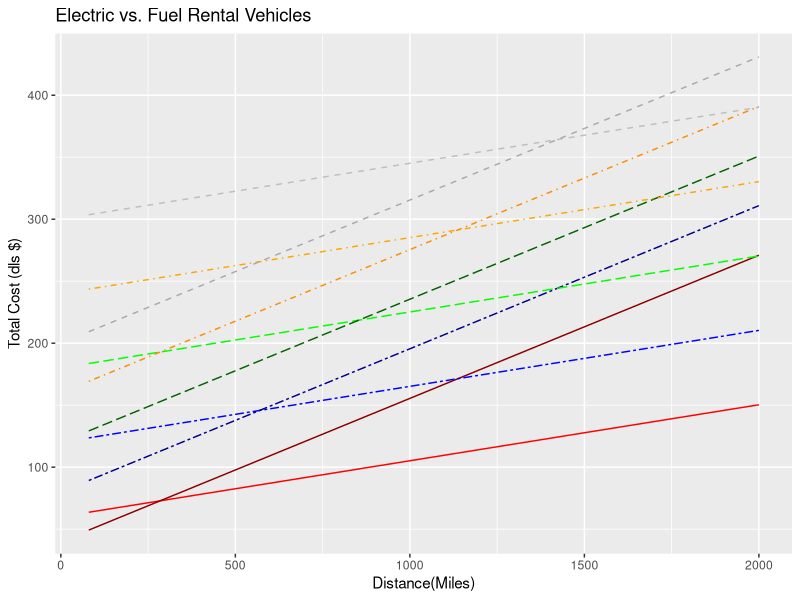

R code for this plot: (Note: this script raises an error after producing the figure.)
## ---- chunk 1
knitr::opts_chunk$set(echo = TRUE)
## ---- chunk 2
library(tidyverse)
## ---- chunk 3

tot_e_cost <- function(tot_days, rent_cost, dist_plan, full_battery_cost, range) {
  tot_e_cost = tot_days * rent_cost + (dist_plan * full_battery_cost)/range
  print(tot_e_cost)
}



## ---- chunk 4
e_cost <- tot_e_cost(tot_days = 3, rent_cost = 60, dist_plan = 105.5, full_battery_cost = 18.29, range = 405)

## ---- chunk 5
tot_fuel_cost <- function(tot_days, rent_cost, dist_plan, full_tank_cost, range) {
  tot_fuel_cost = tot_days * rent_cost + (dist_plan * full_tank_cost)/range
  print(tot_fuel_cost)
        
}
## ---- chunk 6
fuel_cost <- tot_fuel_cost(tot_days = 3, rent_cost = 40, dist_plan = 105.5*2, full_tank_cost = 51.50, range = 446)
## ---- chunk 7

e_day_1 <- tot_e_cost(1,60,seq(from=80, to=2000, by=80), 18.29, 405)
e_day_2 <- tot_e_cost(2,60,seq(from=80, to=2000, by=80), 18.29, 405)
e_day_3 <- tot_e_cost(3,60,seq(from=80, to=2000, by=80), 18.29, 405)
e_day_4 <- tot_e_cost(4,60,seq(from=80, to=2000, by=80), 18.29, 405)
e_day_5 <- tot_e_cost(5,60,seq(from=80, to=2000, by=80), 18.29, 405)
## ---- chunk 8
fuel_day_1 <- tot_fuel_cost(1, 40, seq(from=80, to=2000, by = 80), 51.50, 446)
fuel_day_2 <- tot_fuel_cost(2, 40, seq(from=80, to=2000, by = 80), 51.50, 446)
fuel_day_3 <- tot_fuel_cost(3, 40, seq(from=80, to=2000, by = 80), 51.50, 446)
fuel_day_4 <- tot_fuel_cost(4, 40, seq(from=80, to=2000, by = 80), 51.50, 446)
fuel_day_5 <- tot_fuel_cost(5, 40, seq(from=80, to=2000, by = 80), 51.50, 446)
## ---- chunk 9
comp_1_df <- data.frame(distance = seq(80,2000,80),e1 = e_day_1, f1 = fuel_day_1, e2 = e_day_2, f2 = fuel_day_2, f3 = fuel_day_3, e3 = e_day_3, e4 = e_day_4, f4 = fuel_day_4, e5 = e_day_5, f5 = fuel_day_5)
## ---- chunk 10
ggplot(comp_1_df, aes(x=distance))+
  geom_line(aes(y= e1), color = "red") +
  geom_line(aes(y= f1), color = "darkred") +
  geom_line(aes(y= e2), color = "blue", linetype = "twodash") +
  geom_line(aes(y= f2), color = "darkblue", linetype = "twodash") +
  geom_line(aes(y= e3), color = "green", linetype = "longdash") +
  geom_line(aes(y= f3), color = "darkgreen", linetype = "longdash") +
  geom_line(aes(y= e4), color = "orange", linetype = "dotdash") +
  geom_line(aes(y= f4), color = "darkorange", linetype = "dotdash") +
  geom_line(aes(y= e5), color = "gray", linetype = "dashed") +
  geom_line(aes(y= f5), color = "darkgray", linetype = "dashed") +
  labs(title = "Electric vs. Fuel Rental Vehicles", x = "Distance(Miles)", y= "Total Cost (dls $)") + 
  scale_color_manual(name = "lines")
## ---- chunk 11

#EQUIATION FOR E1
# y = mx + b
# m = (y2 -y1) / (x2 - x1)

# Calculate m
m_e5 <- (comp_1_df$e5[[2]]-comp_1_df$e5[[1]]) / (comp_1_df$distance[[2]]- comp_1_df$distance[[1]] )
m_e5

# Calculate b of point 1 (80, 64.5)
b_e5 <- comp_1_df$e5[[1]] - (m_e1 * comp_1_df$distance[[1]]) 
b_e5

## ---- chunk 12
b_electric <- ((1 * 60) + (0 * 18.29)/405) - (0.04516049 * ((1 * 60) + (0 * 18.29)/405))

b_electric
## ---- chunk 13

#EQUIATION FOR F1
# y = mx + b
# m = (y2 -y1) / (x2 - 11)

# Calculate m
m_f1 <- (comp_1_df$f1[[2]]-comp_1_df$f1[[1]]) / (comp_1_df$distance[[2]]- comp_1_df$distance[[1]])
m_f1

# Calculate b of point 2 (80, 51.54)
b_f1 <- comp_1_df$f1[[1]] - (m_f1 * comp_1_df$distance[[1]]) 
b_f1
## ---- chunk 14

#Electric line
# e1 equation: y = m_e1 * x + b_e1
# system equation = -m_e1 * x + y = b_e1

#Fuel line
# f1 equation: y = m_f1 * x + b_f1
# system equation = -m_f1 * x + y = b_f1


A <- rbind(c(-m_e1, 1), c(-m_f1, 1))
B <- c(60, 40)

solve(A,B)

## ---- chunk 15
# Question: how can you extrapolate a line given by points to infinate limits ??
ggplot(data = comp_1_df, aes(x = distance)) + 
  geom_line(aes(y=e1)) +
  xlim(-10,10) + 
  ylim(-10,100)
## ---- chunk 16
price_delta(3, 60, 105.5*2, 18.29,405,40,51.50,446)
## ---- chunk 17
slope_fuel <- (((1 * 40) + ((10000 * 51.50)/446)) - ((1 * 40) + (0 * 51.50)/446)) / 10000
## ---- chunk 18
A <- rbind(c(-m_e1, 1), c(-slope_fuel, 1))
B <- c(100,40)

results <- solve(A,B)

results[1]
## ---- chunk 19

price_delta(1,100,1000,18.29,405,40,51.50,446)

